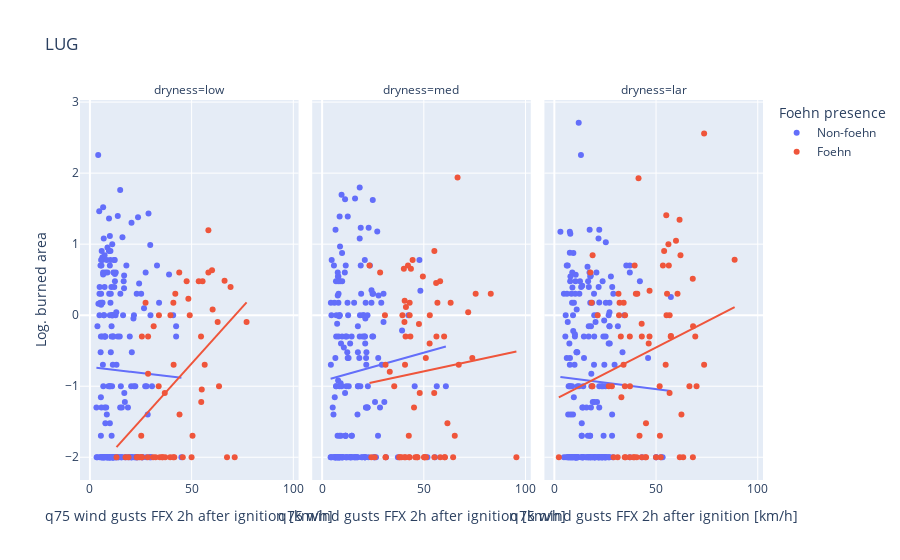
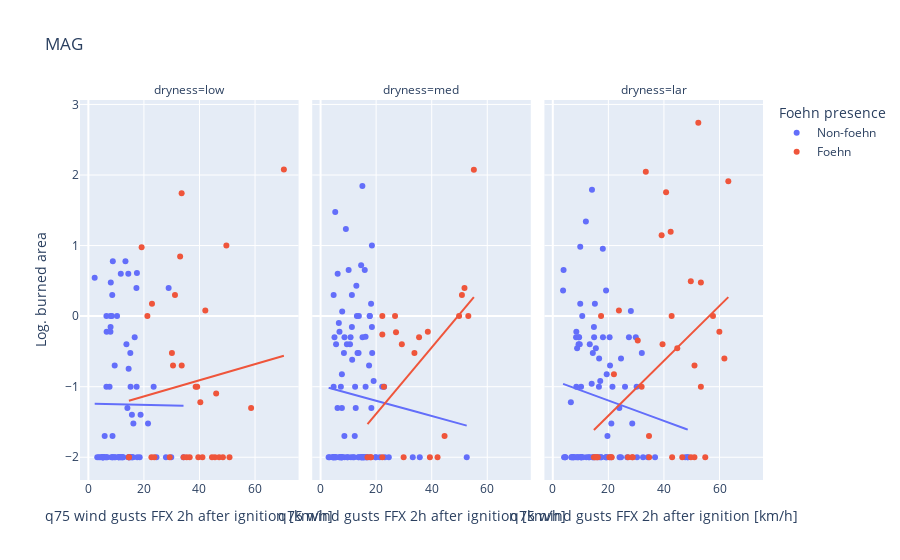
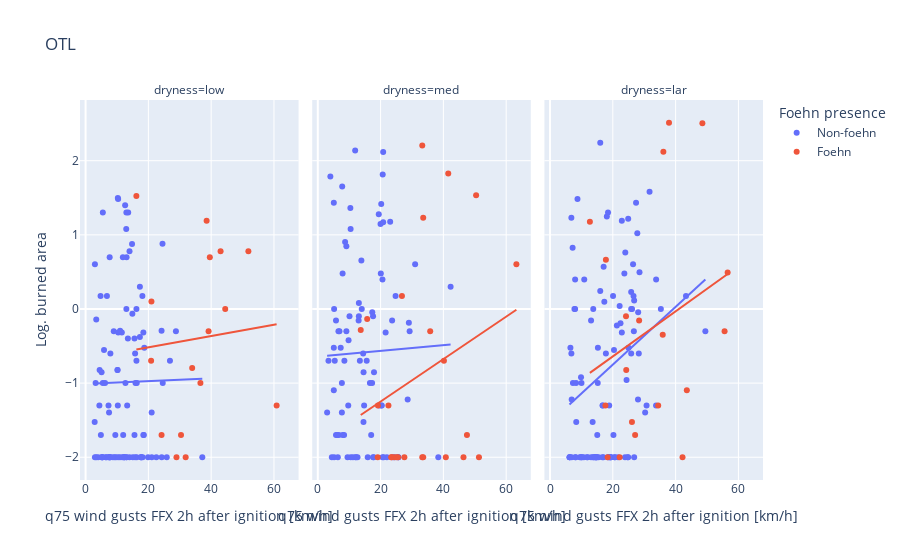
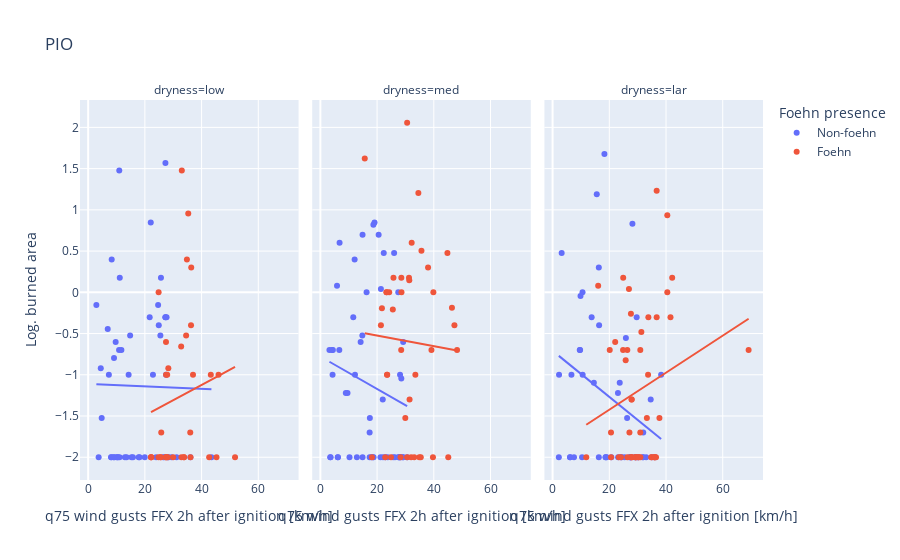

Notebook code for these charts, in order:
### Code cell
# Loop over all stations
for station in regions["southern_switzerland"] + regions["northern_switzerland"]:
    
    # Filter the indice dataframe for a station
    if station == "MAG": # If station is MAG, use fire indice data from OTL instead (since they are close and no fire indice data is avaliable for MAG)
        df_indices_st = df_indices.loc[df_indices["abbreviation"]=="OTL", :].set_index("date", verify_integrity=True)
    else:
        df_indices_st = df_indices.loc[df_indices["abbreviation"]==station, :].set_index("date", verify_integrity=True)
    
    # Select the indice of interest (here the actual FWI). Shift by one day to look at the ignition conditions the day before.
    df_indices_st["FWI_day_before"] = df_indices_st["FWI"].shift(periods=1, freq="D")
   
    # Filter fires for station of interest.
    df_fires_st = df_fires.loc[df_fires["abbreviation"]==station, :].set_index("date")
    
    # Skip procedure for stations with less than 100 fires in total
    if len(df_fires_st.index) < 100:
        continue
    
    # Join fire data and indice data
    df_st = df_fires_st.join(df_indices_st["FWI_day_before"], how="inner")
    
    # Define ignition conditions/dryness by FWI quantiles of previous day
    df_st["dryness"] = pd.qcut(df_st["FWI_day_before"], q=3, labels=["low", "med", "lar"])
    
    # Set some aliases
    hours = 2
    FFX_q = "q75"
    foehn_variable = f"foehn_minutes_during_{hours}_hours_after_start_of_fire"
    FFX_variable = f"FFX_{FFX_q}_during_{hours}_hours_after_start_of_fire"
    
    # Remove any unknown values
    df_st = df_st.dropna(subset=[foehn_variable, FFX_variable, "FWI_day_before"]).reset_index(drop=True)
    
    # Bin the foehn duration values into non-foehn and foehn
    df_st[f"{foehn_variable}_bin"] = pd.cut(df_st[foehn_variable], bins=[-0.001, 0.001, hours*60], labels=["Non-foehn", "Foehn"])

    # Look at the logarithm of the burned area
    df_st["log_burned_area"] = np.log10(df_st["total [ha]"])
    
    # Plot figure
    fig = px.scatter(
        data_frame=df_st, x=FFX_variable, y="log_burned_area", facet_col="dryness", color=f"{foehn_variable}_bin", title=station,
        category_orders= {"dryness": ["low", "med", "lar"], f"{foehn_variable}_bin": ["Non-foehn", "Foehn"]}, 
        labels={f"{foehn_variable}_bin": "Foehn presence", FFX_variable: f"{FFX_q} wind gusts FFX 2h after ignition [km/h]", "log_burned_area": "Log. burned area"},  
        trendline="ols",
        height=400
    )
    fig.show()
